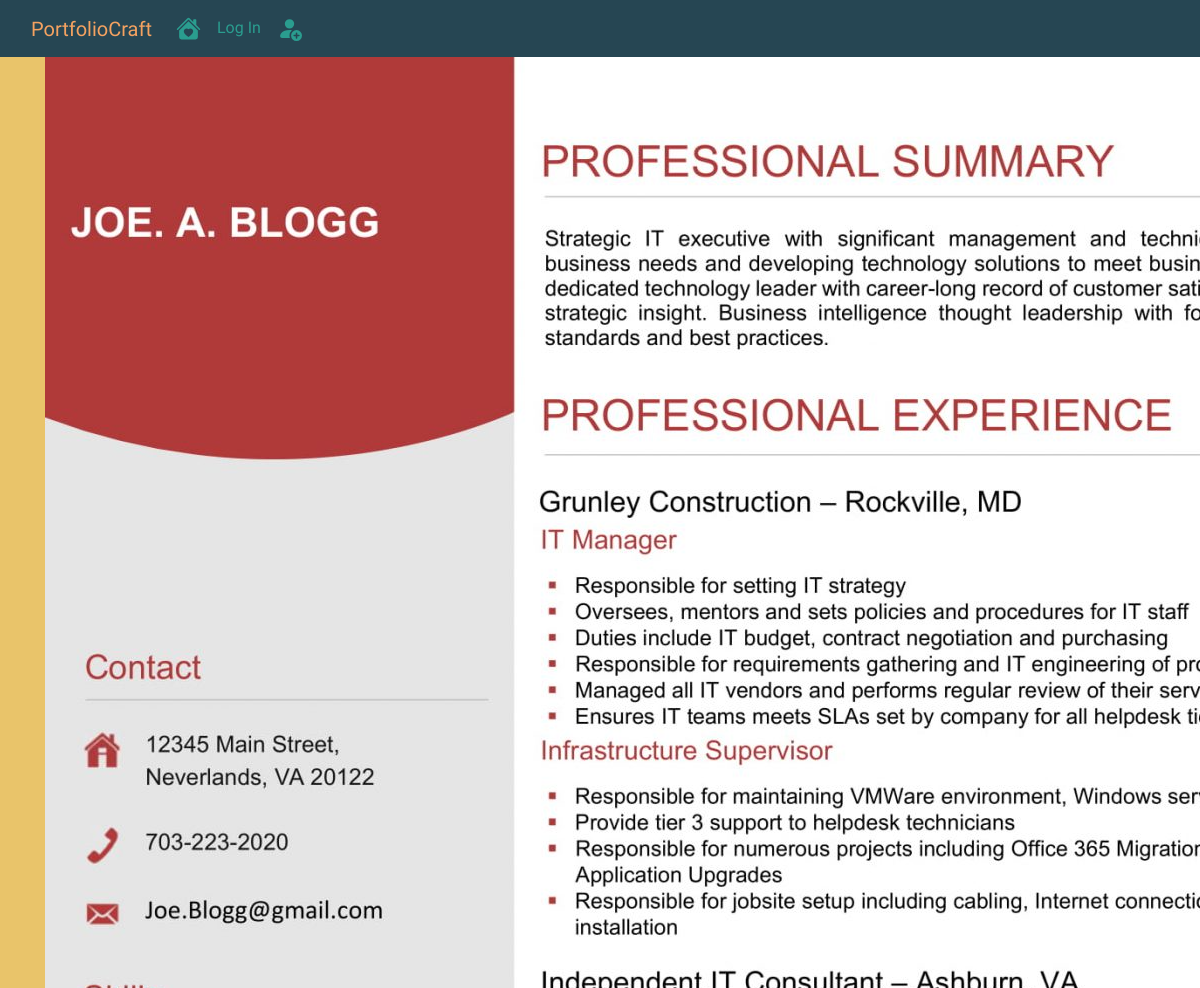
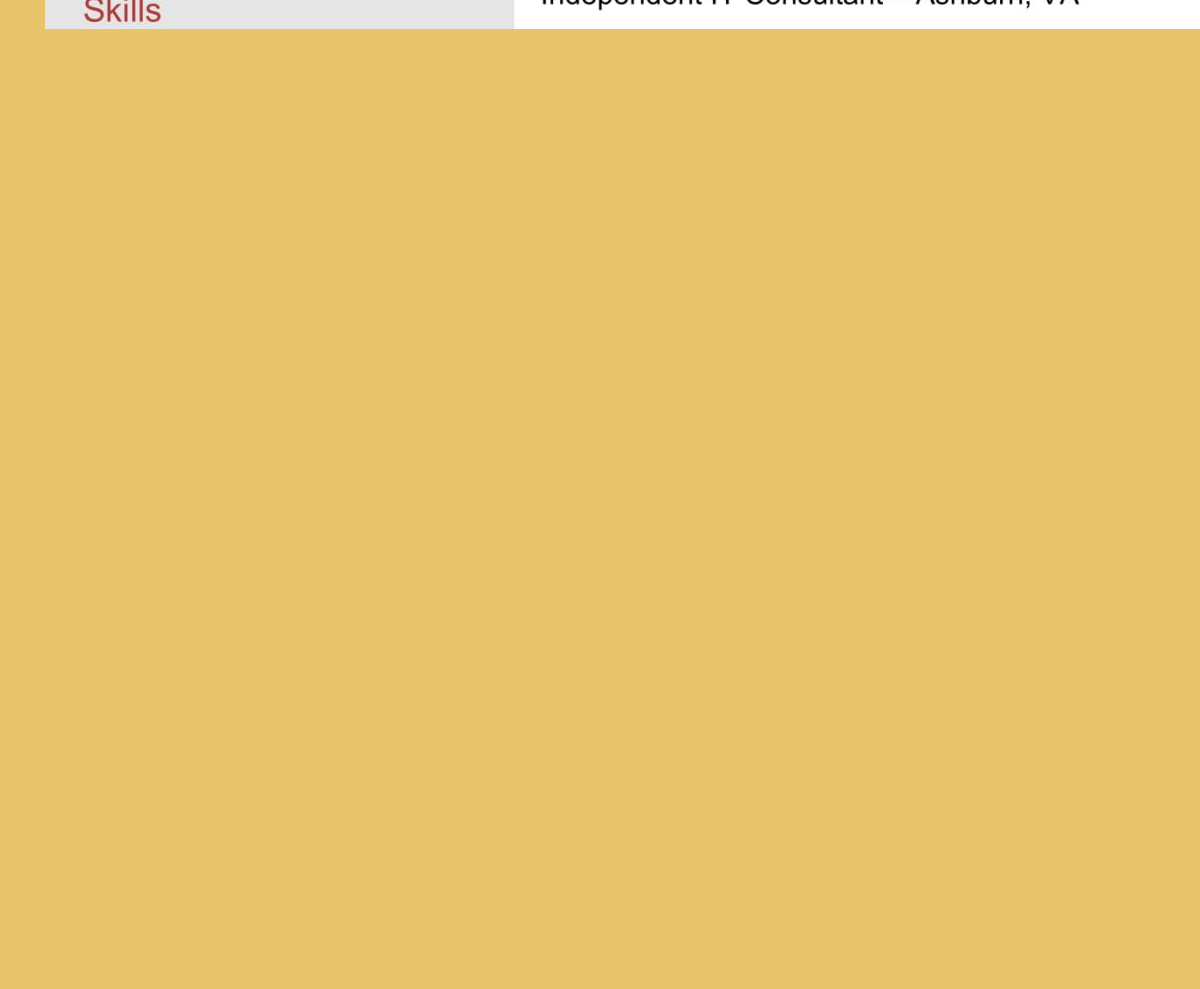
The app's page /resume/5, older data (2 pictures, top to bottom).
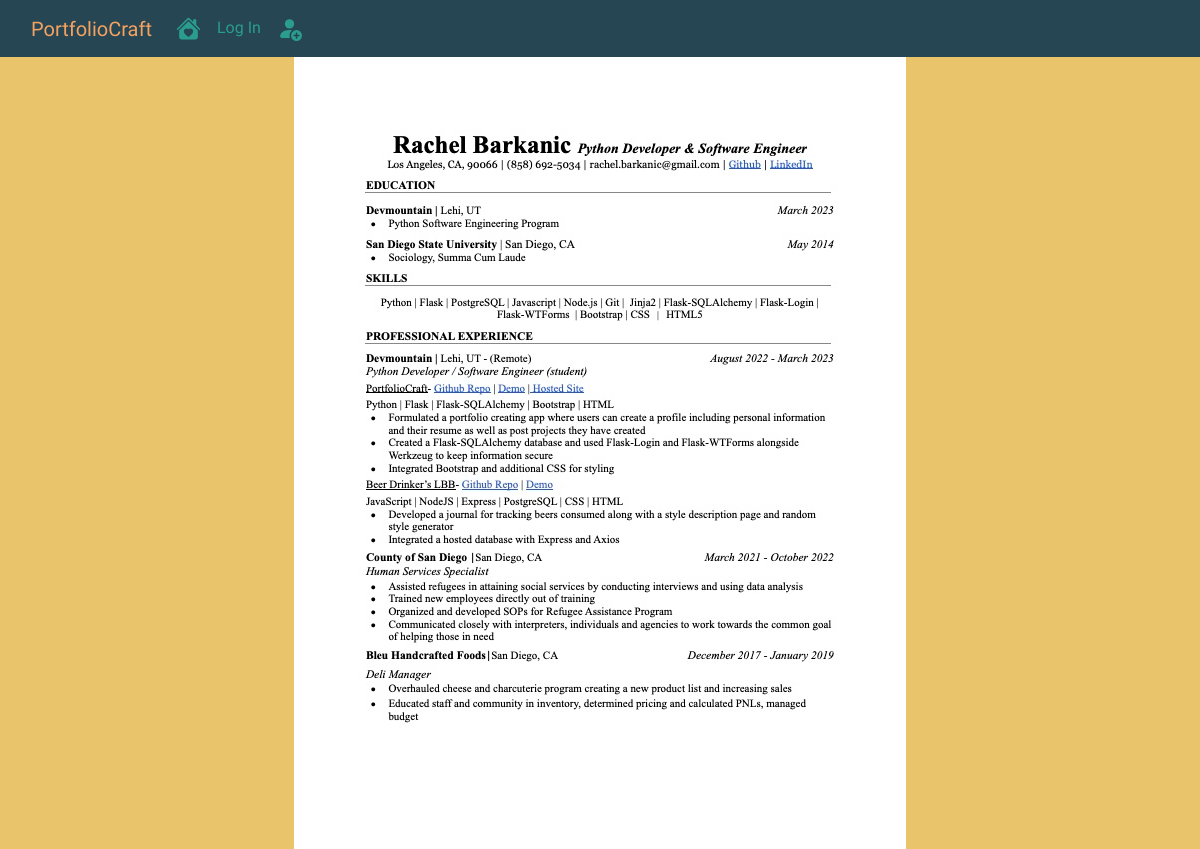
The same page, newer data.
### portfoliocraft/models.py (models this page shows, shortened)
class User(db.Model, UserMixin):
    __tablename__ = 'users'
    id = db.Column(db.Integer, autoincrement = True, primary_key = True)
    profile_image = db.Column(db.String(255), nullable = False, default = 'default_profile.png')
    resume = db.Column(db.String(255), nullable = False, default = 'default_resume.png')
    first_name = db.Column(db.String(255), nullable = False, index=True)
    last_name = db.Column(db.String(255), nullable = False, index=True)
    username = db.Column(db.String(255), unique = True, nullable = False, index=True)
    email = db.Column(db.String(255), unique = True, nullable = False, index=True)
    password_hash = db.Column(db.String(255), nullable = False)
    projects = db.relationship('Project', backref = 'author', lazy = True)

### portfoliocraft/users/views.py (the view)
@users.route('/resume/<int:user_id>')
def view_resume(user_id):
    user = User.query.get_or_404(user_id)
    return render_template('user_resume.html', user=user, title=user.username, resume = user.resume)

### portfoliocraft/templates/user_resume.html
{% extends 'base.html' %}
{% block body %}
<div class="container" align="center">
    <img src="{{url_for('static', filename = 'resumes/'+user.resume)}}" alt="resume">
</div>
{% endblock %}

Row changes from the older to the newer data that the page shows:
changed User: resume: picture added in place of a placeholder
